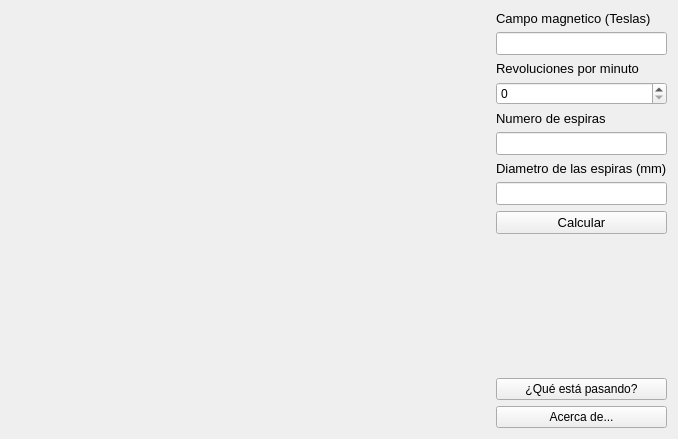
<?xml version="1.0" encoding="UTF-8"?>
<ui version="4.0">
 <class>Widget</class>
 <widget class="QWidget" name="Widget">
  <property name="geometry">
   <rect>
    <x>0</x>
    <y>0</y>
    <width>678</width>
    <height>439</height>
   </rect>
  </property>
  <property name="minimumSize">
   <size>
    <width>600</width>
    <height>300</height>
   </size>
  </property>
  <property name="windowTitle">
   <string>Alternador Simulacion</string>
  </property>
  <property name="windowIcon">
   <iconset resource="resources.qrc">
    <normaloff>:/Resources/image.png</normaloff>:/Resources/image.png</iconset>
  </property>
  <layout class="QGridLayout" name="gridLayout">
   <item row="0" column="3">
    <widget class="QLabel" name="label">
     <property name="font">
      <font>
       <pointsize>10</pointsize>
      </font>
     </property>
     <property name="text">
      <string>Campo magnetico (Teslas)</string>
     </property>
    </widget>
   </item>
   <item row="2" column="3">
    <widget class="QLabel" name="label_2">
     <property name="font">
      <font>
       <pointsize>10</pointsize>
      </font>
     </property>
     <property name="text">
      <string>Revoluciones por minuto</string>
     </property>
    </widget>
   </item>
   <item row="11" column="3">
    <widget class="QPushButton" name="pbInfo">
     <property name="text">
      <string>¿Qué está pasando?</string>
     </property>
    </widget>
   </item>
   <item row="5" column="0">
    <spacer name="horizontalSpacer_3">
     <property name="orientation">
      <enum>Qt::Horizontal</enum>
     </property>
     <property name="sizeHint" stdset="0">
      <size>
       <width>40</width>
       <height>20</height>
      </size>
     </property>
    </spacer>
   </item>
   <item row="9" column="3">
    <widget class="QLabel" name="lResultados">
     <property name="font">
      <font>
       <family>Calibri</family>
       <pointsize>16</pointsize>
       <weight>75</weight>
       <italic>true</italic>
       <bold>true</bold>
      </font>
     </property>
     <property name="text">
      <string/>
     </property>
    </widget>
   </item>
   <item row="5" column="1">
    <spacer name="horizontalSpacer_2">
     <property name="orientation">
      <enum>Qt::Horizontal</enum>
     </property>
     <property name="sizeHint" stdset="0">
      <size>
       <width>40</width>
       <height>20</height>
      </size>
     </property>
    </spacer>
   </item>
   <item row="5" column="2">
    <spacer name="horizontalSpacer">
     <property name="orientation">
      <enum>Qt::Horizontal</enum>
     </property>
     <property name="sizeHint" stdset="0">
      <size>
       <width>40</width>
       <height>20</height>
      </size>
     </property>
    </spacer>
   </item>
   <item row="4" column="3">
    <widget class="QLabel" name="label_3">
     <property name="font">
      <font>
       <pointsize>10</pointsize>
      </font>
     </property>
     <property name="text">
      <string>Numero de espiras</string>
     </property>
    </widget>
   </item>
   <item row="10" column="3">
    <spacer name="verticalSpacer">
     <property name="orientation">
      <enum>Qt::Vertical</enum>
     </property>
     <property name="sizeHint" stdset="0">
      <size>
       <width>20</width>
       <height>40</height>
      </size>
     </property>
    </spacer>
   </item>
   <item row="7" column="3">
    <widget class="QLineEdit" name="leDiametro">
     <property name="font">
      <font>
       <pointsize>10</pointsize>
      </font>
     </property>
    </widget>
   </item>
   <item row="6" column="3">
    <widget class="QLabel" name="label_4">
     <property name="font">
      <font>
       <pointsize>10</pointsize>
      </font>
     </property>
     <property name="text">
      <string>Diametro de las espiras (mm)</string>
     </property>
    </widget>
   </item>
   <item row="3" column="3">
    <widget class="QSpinBox" name="sbRPM">
     <property name="maximum">
      <number>10000</number>
     </property>
     <property name="displayIntegerBase">
      <number>10</number>
     </property>
    </widget>
   </item>
   <item row="8" column="3">
    <widget class="QPushButton" name="pbCalcular">
     <property name="font">
      <font>
       <pointsize>10</pointsize>
      </font>
     </property>
     <property name="text">
      <string>Calcular</string>
     </property>
    </widget>
   </item>
   <item row="5" column="3">
    <widget class="QLineEdit" name="leEspiras">
     <property name="font">
      <font>
       <pointsize>10</pointsize>
      </font>
     </property>
    </widget>
   </item>
   <item row="1" column="3">
    <widget class="QLineEdit" name="leCampoMagnetico">
     <property name="font">
      <font>
       <pointsize>10</pointsize>
      </font>
     </property>
    </widget>
   </item>
   <item row="12" column="3">
    <widget class="QPushButton" name="pbAcercaDe">
     <property name="text">
      <string>Acerca de...</string>
     </property>
    </widget>
   </item>
  </layout>
 </widget>
 <layoutdefault spacing="6" margin="11"/>
 <resources>
  <include location="resources.qrc"/>
 </resources>
 <connections/>
</ui>
